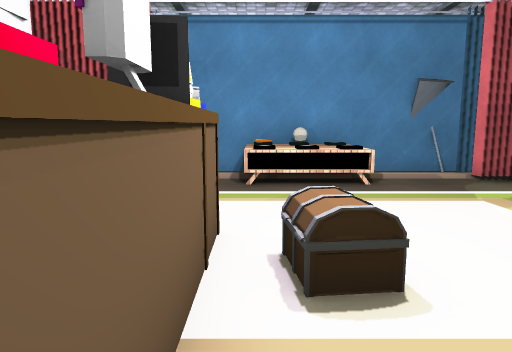
view 1 (above)

12 first-person views from a walk through a Unity game level. The camera is 1.3 m above the floor, tilts 8° down and sees 70° across. The floor is counted in squares, 1 m on a side. Each view is taken from the middle of a square. On the plan, view 1 faces up. The plan holds only what a view shows up to about 15 squares ahead; the rest is blank. The place goes on beyond the plan. The player is left out. Some animated figures are left out. Some surface patterns are stand-ins.

view 2
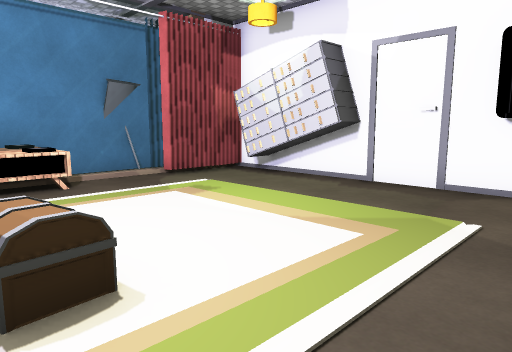

view 3
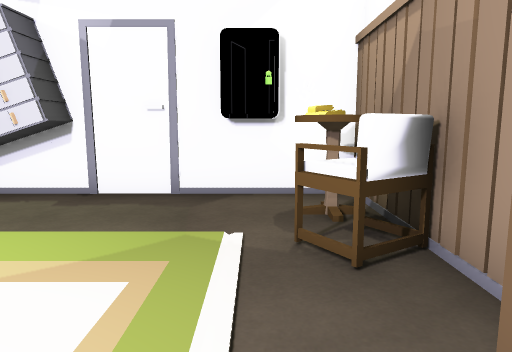

view 4
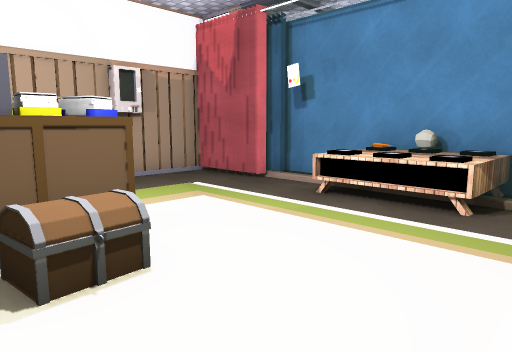

view 5
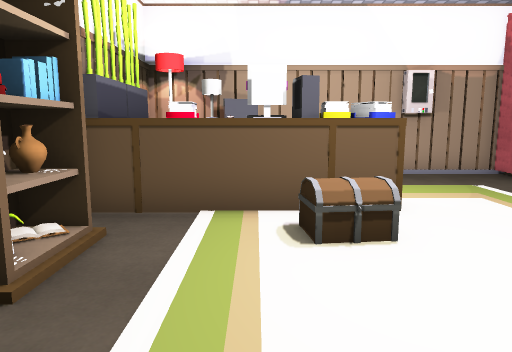

view 6
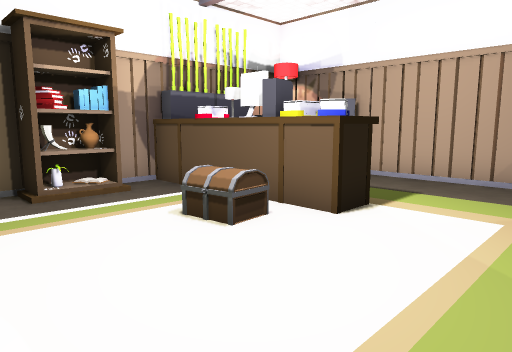

view 7
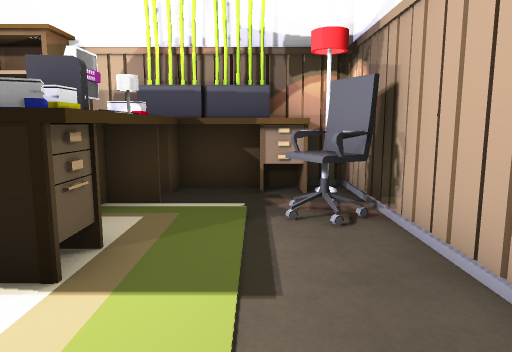

view 8
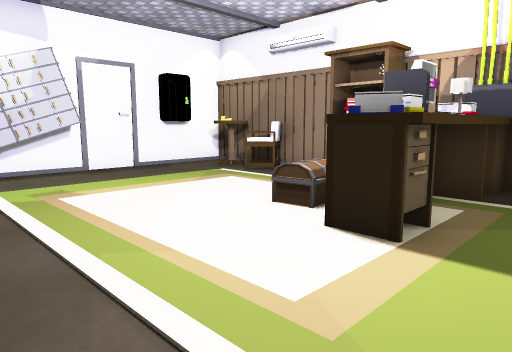

view 9
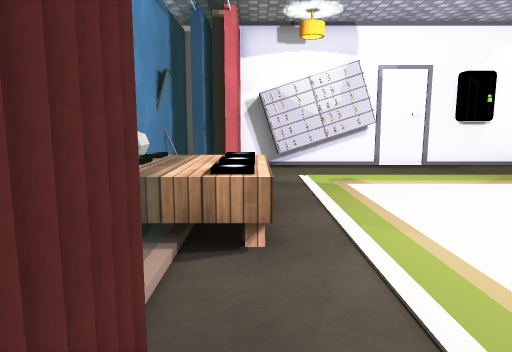

view 10
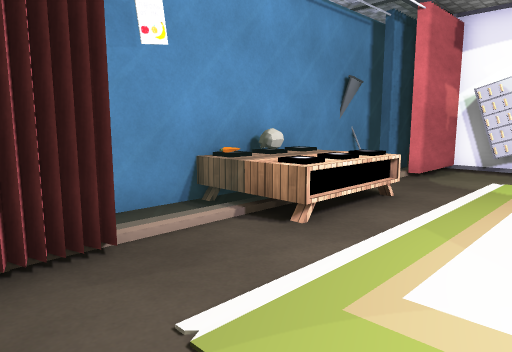

view 11
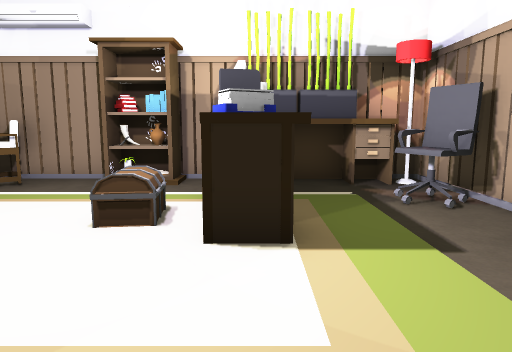

view 12
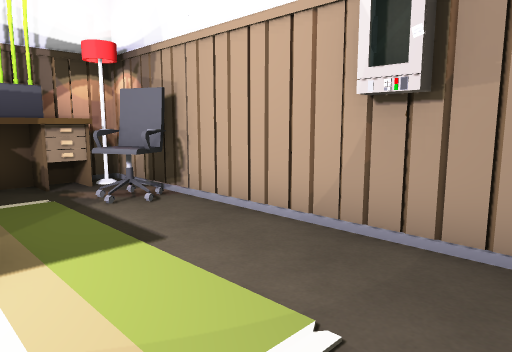

### Floor plan
Key: @ floor where view 1 was taken; # wall or solid block; . floor; = window, fence, low wall or low ledge; ^ raised ledge; O other object.
Columns run from 5 left of view 1 to 8 right of it. Each row starts with its distance up from view 1.
 10   ###OOO#####
  9 ###==OOO===###
  8 #....OOO....O#
  7 #...........O#
  6 #...........O#
  5 #...........O#
  4 #...^........#
  3 #...#OO......#
  2 #O..O........#
  1 #O..O........#
  0 #O^^^@OO.OOO##
 -1 ##############

Positions as (right, up) in squares from view 1, and headings:
1: (0, 0), facing up
2: (0, 0), facing up-right
3: (1, 1), facing right
4: (4, 2), facing up-left
5: (5, 2), facing left
6: (4, 7), facing down-left
7: (-3, 7), facing down
8: (-3, 8), facing down-right
9: (-4, 8), facing right
10: (-4, 5), facing up-right
11: (-1, 8), facing down
12: (-1, 8), facing down-left
